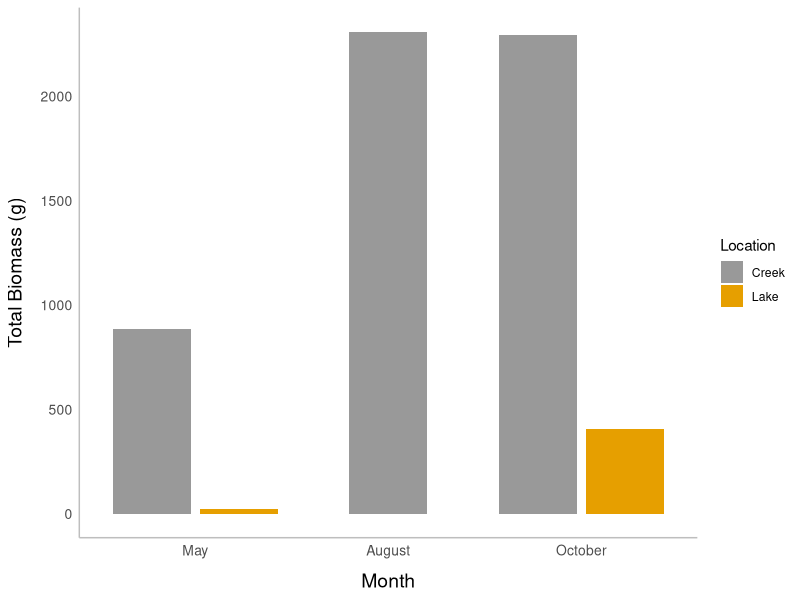
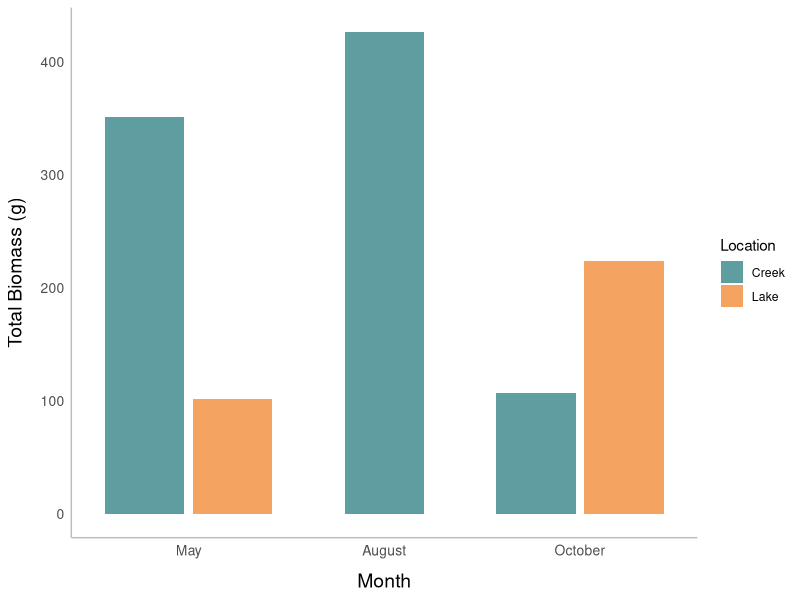

These charts were generated, in order, by the following R code:

##Read in MT data from 2023 
mt_data<- read.csv("minnowtrap_data_2023.csv", header=T)


head(mt_data)


library(tidyverse)
library(lubridate)
library(stringr)

summ_data <- mt_data %>%
  group_by(Month, Location, Species) %>%
  summarize(total_count = sum(Number, na.rm = TRUE), total_biomass = sum(Wt, na.rm = TRUE))         

head(summ_data)


# Filter the data to include only "Golden Shiner"
  creek_chub_data <- summ_data %>%
    filter(Species == "Creek Chub")

# Define the order of months
  month_order <- factor(creek_chub_data$Month, levels = c("May", "August", "October"))
# Create the plot
  ggplot(data = creek_chub_data, aes(x = month_order, y = total_biomass, fill = Location)) +
     geom_bar(stat = "identity" , position = position_dodge2(preserve = "single")) +
     theme_minimal() +
     theme(
      panel.grid.major = element_blank(),
      panel.grid.minor = element_blank(),
      axis.line = element_line(colour = "grey"),
      axis.text = element_text(size = 10),
      axis.title.x = element_text(size = 14, margin = margin(t = 10)),
      axis.title.y = element_text(size = 14, margin = margin(r = 10)),
      axis.title.y.right = element_text(size = 14, margin = margin(l = 10))
    )+
     scale_x_discrete(labels = c("May", "August", "October")) +
     scale_fill_manual(values = c('#999999', '#E69F00')) +
     labs(x = "Month", y = "Total Biomass (g)") 
 
  # Filter the data to include only "Golden Shiner"
  gs_mt_data <- summ_data %>%
    filter(Species == "Golden Shiner")
  
  # Define the order of months
  month_order <- factor(gs_mt_data$Month, levels = c("May", "August", "October"))
  # Create the plot
  ggplot(data = gs_mt_data, aes(x = month_order, y = total_biomass, fill = Location)) +
    geom_bar(stat = "identity" , position = position_dodge2(preserve = "single")) +
    theme_minimal() +
    theme(
      panel.grid.major = element_blank(),
      panel.grid.minor = element_blank(),
      axis.line = element_line(colour = "grey"),
      axis.text = element_text(size = 10),
      axis.title.x = element_text(size = 14, margin = margin(t = 10)),
      axis.title.y = element_text(size = 14, margin = margin(r = 10)),
      axis.title.y.right = element_text(size = 14, margin = margin(l = 10))
    )+
    scale_x_discrete(labels = c("May", "August", "October")) +
    scale_fill_manual(values = c('cadetblue', 'sandybrown')) +
    labs(x = "Month", y = "Total Biomass (g)") 
  



